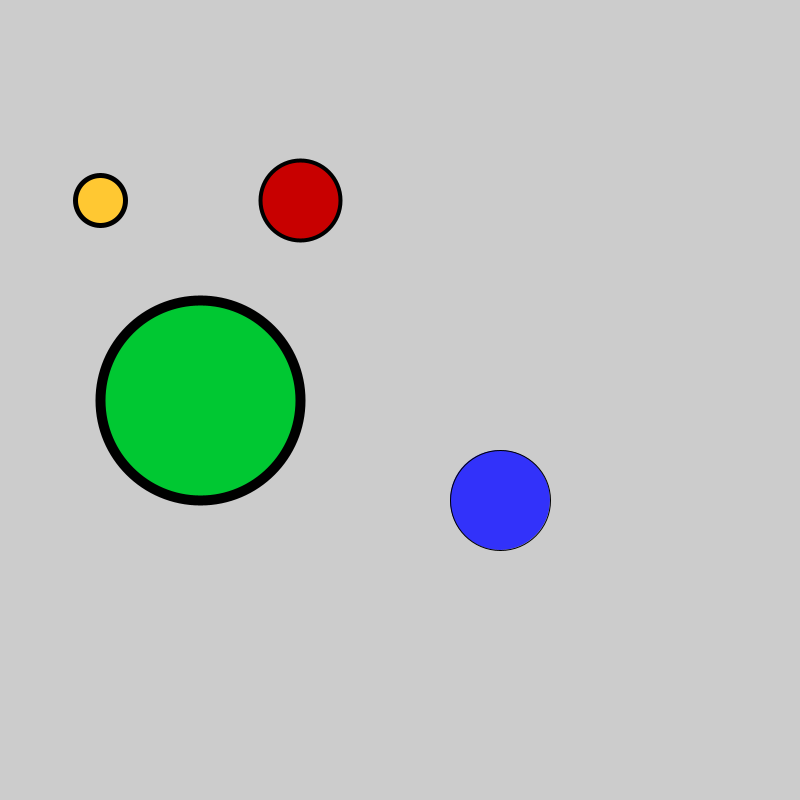
Frame 1 (no input)
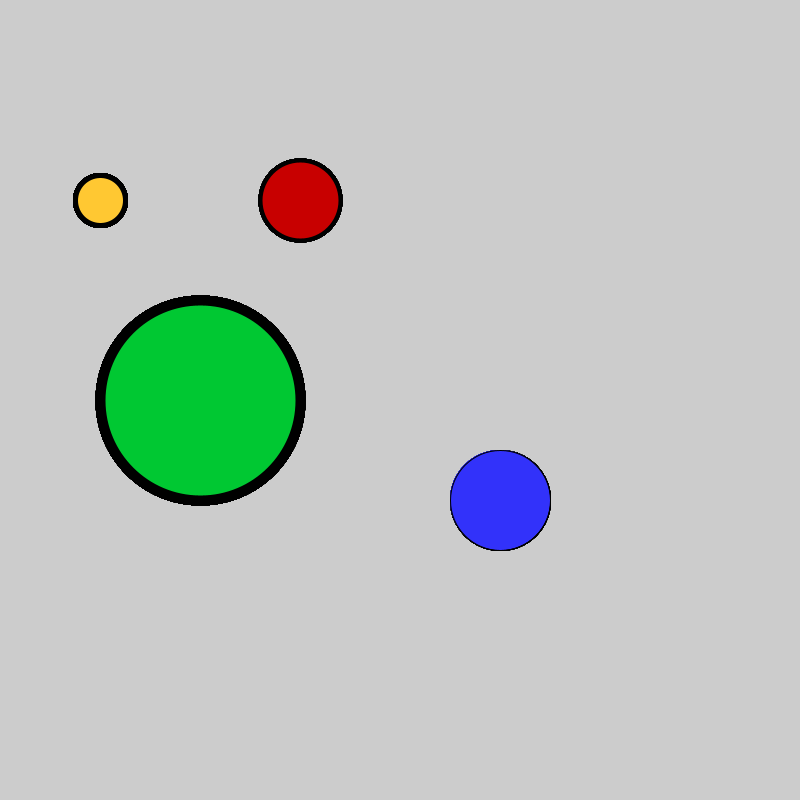
Frame 60 (the mouse pressed at the canvas centre just before this capture)
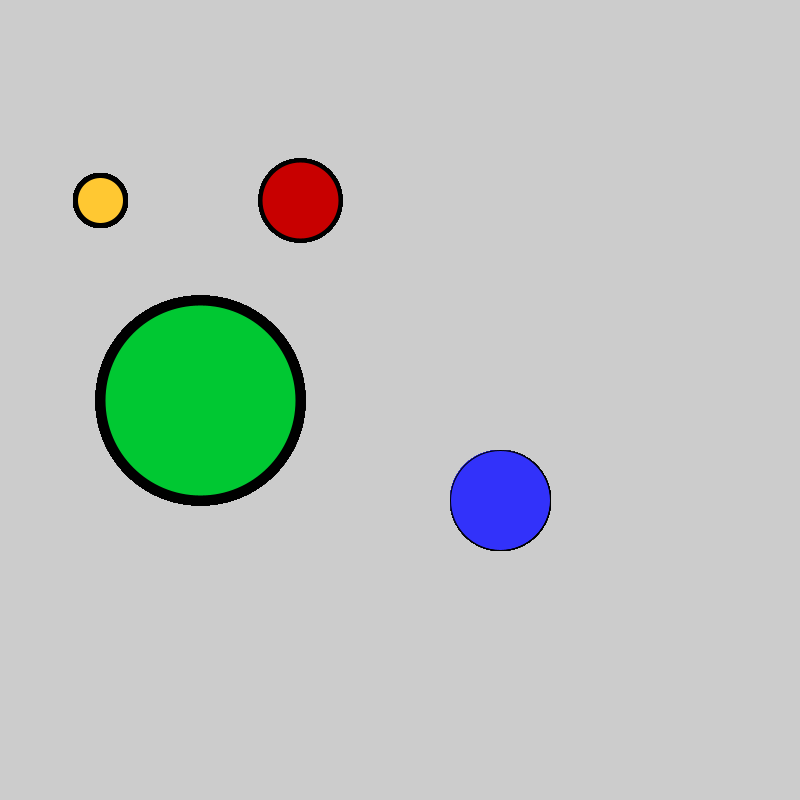
Frame 120 (the mouse held since frame 60 and released just before this capture)

The Processing sketch that drew these frames (run headless with seeded random() and noise(); from frame 60 on, the mouse is pressed at the canvas centre):

// Processing sketch: inclass
// ── inclass.pde


void setup() {
  size(800, 800);
}

void draw() {
  drawCircle(100, 200, 50, 255, 50, 200, 5);
  drawCircle(300, 200, 80, 200, 0, 0, 4);
  drawCircle(200, 400, 200, 0, 50, 200, 10);
  drawCircle(500, 500, 100, 50, 250, 50, 1);
}


void drawCircle(float x, float y, float d, float r, int g, int b, int sw) {
  strokeWeight(sw);
  fill (r, b, g);
  ellipse(x, y, d, d);
}
